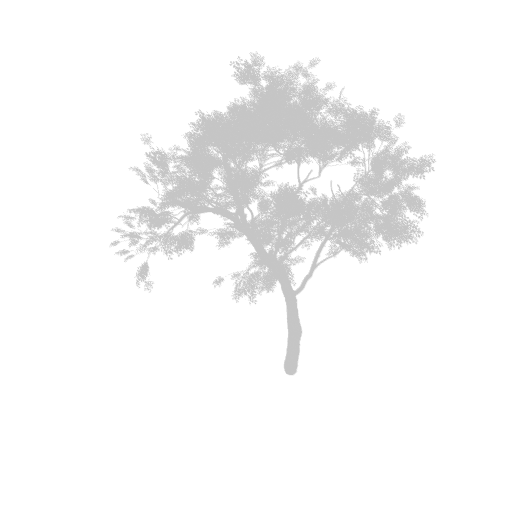
#> input picture assets/generated_nature/raw/_tree_base.png, 512 x 512 px
$ python postprocess_generated_nature.py
#> lines starting #> are read from the running program, lines starting #| are printed output that depends on the picture
#!/usr/bin/env python3
"""Recadre et nettoie les PNG rendus par Blender → assets/generated_nature/."""

from __future__ import annotations

import json
import sys
from pathlib import Path

from PIL import Image

ROOT = Path(__file__).resolve().parents[1]
RAW = ROOT / "assets" / "generated_nature" / "raw"
OUT = ROOT / "assets" / "generated_nature"
MANIFEST = ROOT / "tools" / "nature_blend_manifest.json"

sys.path.insert(0, str(ROOT / "tools"))
from clean_tree_sprites import clean_tree_sprite  # noqa: E402

TREE_W = 128
BUSH_W = 96

# Fallback noms procéduraux
PROCEDURAL_TREES = ["tree_olive", "tree_cypress", "tree_pine", "tree_umbrella", "tree_fig"]
PROCEDURAL_BUSHES = ["bush_round", "bush_flower", "bush_hedge"]


def _resize_to_width(im: Image.Image, target_w: int) -> Image.Image:
    w, h = im.size
    if w <= 0:
        return im
    scale = target_w / w
    nh = max(1, int(round(h * scale)))
    return im.resize((target_w, nh), Image.LANCZOS)


def _trim_alpha_bbox(im: Image.Image) -> Image.Image:
    im = im.convert("RGBA")
    bbox = im.getbbox()
    return im.crop(bbox) if bbox else im


def process_blend_sprite(im: Image.Image) -> Image.Image:
    """Fond noir Blender -> transparent, sans purge agressive."""
    im = im.convert("RGBA")
    px = im.load()
    w, h = im.size
    for y in range(h):
        for x in range(w):
            r, g, b, a = px[x, y]
            if a < 8 or max(r, g, b) < 28:
                px[x, y] = (0, 0, 0, 0)
    return _trim_alpha_bbox(im)


# [50 lines left out: functions process_one, _manifest_outputs, not called in this run]


def _entries_from_manifest():
    return _manifest_outputs()


# [9 lines left out: function _entries_from_raw, not called in this run]


def tint_tree_sprite(im: Image.Image, trunk_rgb, leaf_rgb, trunk_bottom_frac: float = 0.30):
    """Teinte tronc (bas) + feuillage (haut) sur un rendu monochrome Blender."""
    if not trunk_rgb:
        trunk_rgb = (0.45, 0.30, 0.16)
    if not leaf_rgb:
        leaf_rgb = (0.32, 0.55, 0.28)
    im = im.convert("RGBA")
    px = im.load()
    w, h = im.size
    y_trunk = int(h * (1 - trunk_bottom_frac))
    for y in range(h):
        for x in range(w):
            r, g, b, a = px[x, y]
            if a < 8 or max(r, g, b) < 20:
                px[x, y] = (0, 0, 0, 0)
                continue
            lum = min(1.0, max(r, g, b) / 255.0 * 1.08)
            base = trunk_rgb if y >= y_trunk else leaf_rgb
            px[x, y] = (
                min(255, int(base[0] * 255 * lum)),
                min(255, int(base[1] * 255 * lum)),
                min(255, int(base[2] * 255 * lum)),
                a,
            )
    return im


def _process_manifest_variants() -> int:
    if not MANIFEST.is_file():
        return 0
    data = json.loads(MANIFEST.read_text(encoding="utf-8"))
    ok = 0
    OUT.mkdir(parents=True, exist_ok=True)
    for asset in data.get("assets", []):
        variants = asset.get("variants")
        if not variants:
            continue
        base_name = asset.get("base_output") or variants[0].get("output") or "_tree_base.png"
        if base_name.endswith(".png"):
            base_name = base_name[:-4]
        base_src = RAW / f"{base_name}.png"
        if not base_src.exists():
            # repli : premier variant déjà rendu
            fb = variants[0].get("output", "").replace(".png", "")
            base_src = RAW / f"{fb}.png"
        if not base_src.exists():
            print(f"  SKIP variantes — base introuvable ({base_name})")
            continue
        base_im = process_blend_sprite(Image.open(base_src))
        width = TREE_W if asset.get("kind", "tree") == "tree" else BUSH_W
        for var in variants:
            out_name = var.get("output", "")
            if out_name.endswith(".png"):
                out_name = out_name[:-4]
            if not out_name:
                continue
            tinted = tint_tree_sprite(
                base_im.copy(),
                var.get("trunk"),
                var.get("leaf"),
                trunk_bottom_frac=var.get("trunk_frac", 0.30),
            )
            tinted = _resize_to_width(tinted, width)
            tinted.save(OUT / f"{out_name}.png", optimize=True)
            print(f"  {base_src.name} -> {out_name}.png ({tinted.size[0]}x{tinted.size[1]}) [teinte]")
            ok += 1
    return ok


def _process_manifest_entries() -> int:
    if not MANIFEST.is_file():
        return 0
    data = json.loads(MANIFEST.read_text(encoding="utf-8"))
    ok = 0
    OUT.mkdir(parents=True, exist_ok=True)
    for asset in data.get("assets", []):
        entries = asset.get("entries")
        if not entries:
            continue
        width = TREE_W if asset.get("kind", "tree") == "tree" else BUSH_W
        for sub in entries:
            out_name = sub.get("output", "")
            if out_name.endswith(".png"):
                out_name = out_name[:-4]
            if not out_name:
                continue
            src = RAW / f"{out_name}.png"
            if not src.exists():
                print(f"  SKIP {out_name} — raw introuvable")
                continue
            im = process_blend_sprite(Image.open(src))
            trunk = sub.get("trunk")
            leaf = sub.get("leaf")
            if trunk or leaf:
                im = tint_tree_sprite(
                    im, trunk, leaf,
                    trunk_bottom_frac=sub.get("trunk_frac", 0.30),
                )
            im = _resize_to_width(im, width)
            im.save(OUT / f"{out_name}.png", optimize=True)
            print(f"  {src.name} -> {out_name}.png ({im.size[0]}x{im.size[1]})")
            ok += 1
    return ok


def main():
    ok = _process_manifest_entries()
#> (reads tools/nature_blend_manifest.json from the repository)
    if ok:
        print(f"Post-traitement OK ({ok} sprites entrees)")
        return

    ok = _process_manifest_variants()
#> in process_blend_sprite, im is the input picture: PIL image 512x512 RGBA; mean R, G, B, A 33, 33, 33, 31.6
#> in _trim_alpha_bbox, `bbox = im.getbbox()`: bbox = (109, 51, 437, 376)
#> in _trim_alpha_bbox, `return im.crop(bbox) if bbox else im`:
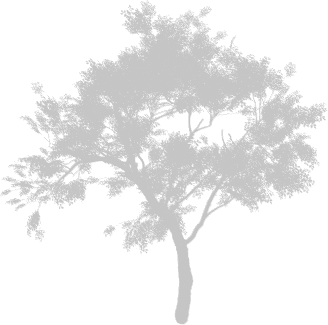
#> returned value: PIL image 328x325 RGBA; mean R, G, B, A 76.3, 76.3, 76.3, 77.6; transparent parts drawn white
#> the loop in _process_manifest_variants, `for var in variants:` made 5 passes
#> pass 1, in _process_manifest_variants, `tinted = tint_tree_sprite( base_im.copy(), var.get("trunk"), var.get("..`:
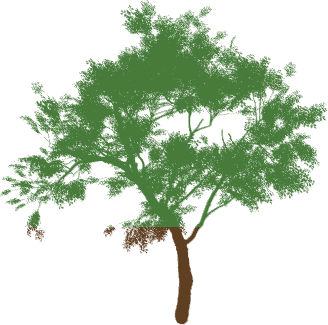
#> tinted: PIL image 328x325 RGBA; mean R, G, B, A 28.4, 46.2, 22.3, 77.6; transparent parts drawn white
#> pass 1, in _process_manifest_variants, `tinted = _resize_to_width(tinted, width)`:
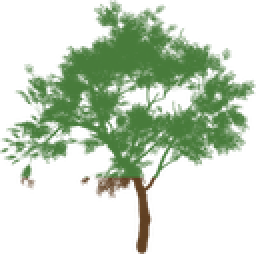
#> tinted: PIL image 128x127 RGBA (shown 2 times larger); mean R, G, B, A 33, 54.6, 25.2, 77.8; transparent parts drawn white
#> pass 2, in _process_manifest_variants, `tinted = tint_tree_sprite( base_im.copy(), var.get("trunk"), var.get("..`:
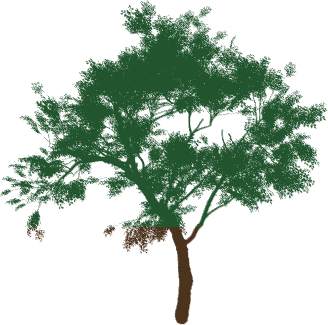
#> tinted: PIL image 328x325 RGBA; mean R, G, B, A 14.1, 32, 17.5, 77.6; transparent parts drawn white
#> pass 2, in _process_manifest_variants, `tinted = _resize_to_width(tinted, width)`:
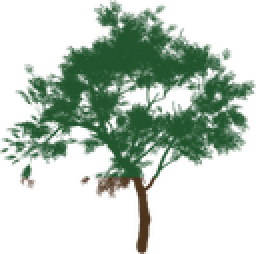
#> tinted: PIL image 128x127 RGBA (shown 2 times larger); mean R, G, B, A 16.1, 37, 19.6, 77.8; transparent parts drawn white
#> after the loop in _process_manifest_variants, `for var in variants:`: ok = 5
#> ok = 5
    if ok:
        print(f"Post-traitement OK ({ok} sprites teintes)")
#| Post-traitement OK (5 sprites teintes)
        return

    entries = _entries_from_manifest()
    if not entries:
        entries = [(n, TREE_W, False) for n in PROCEDURAL_TREES] + [(n, BUSH_W, False) for n in PROCEDURAL_BUSHES]

    for name, width, from_blend in entries:
        if process_one(RAW / f"{name}.png", OUT / f"{name}.png", width, from_blend=from_blend):
            ok += 1

    if ok == 0:
        print("Aucun fichier traite. Lance : python tools/run_blender_nature.py --blends")
        sys.exit(1)
    print(f"Post-traitement OK ({ok} sprites)")


if __name__ == "__main__":
    main()
